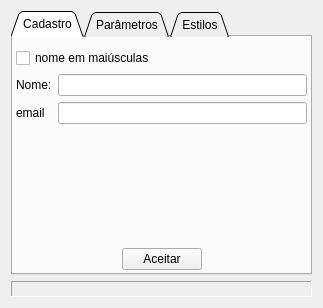
<?xml version="1.0" encoding="UTF-8"?>
<ui version="4.0">
 <class>MainWidget</class>
 <widget class="QWidget" name="MainWidget">
  <property name="geometry">
   <rect>
    <x>0</x>
    <y>0</y>
    <width>319</width>
    <height>308</height>
   </rect>
  </property>
  <property name="windowTitle">
   <string>Janela Principal</string>
  </property>
  <layout class="QVBoxLayout" name="verticalLayout">
   <item>
    <widget class="QTabWidget" name="tabWidget">
     <property name="tabShape">
      <enum>QTabWidget::Triangular</enum>
     </property>
     <property name="currentIndex">
      <number>0</number>
     </property>
     <property name="documentMode">
      <bool>false</bool>
     </property>
     <property name="tabsClosable">
      <bool>false</bool>
     </property>
     <property name="movable">
      <bool>true</bool>
     </property>
     <widget class="QWidget" name="tabCadastro">
      <attribute name="title">
       <string>Cadastro</string>
      </attribute>
      <attribute name="toolTip">
       <string>Preencher dados cadastrais</string>
      </attribute>
      <layout class="QVBoxLayout" name="verticalLayout_4">
       <property name="leftMargin">
        <number>3</number>
       </property>
       <property name="rightMargin">
        <number>3</number>
       </property>
       <property name="bottomMargin">
        <number>3</number>
       </property>
       <item>
        <widget class="QCheckBox" name="ckbUpperName">
         <property name="text">
          <string>nome em maiúsculas</string>
         </property>
        </widget>
       </item>
       <item>
        <layout class="QHBoxLayout" name="horizontalLayout">
         <item>
          <layout class="QVBoxLayout" name="verticalLayout_2">
           <item>
            <widget class="QLabel" name="label">
             <property name="text">
              <string>Nome:</string>
             </property>
            </widget>
           </item>
           <item>
            <widget class="QLabel" name="label_2">
             <property name="text">
              <string>email</string>
             </property>
            </widget>
           </item>
          </layout>
         </item>
         <item>
          <layout class="QVBoxLayout" name="verticalLayout_3">
           <item>
            <widget class="QLineEdit" name="edName">
             <property name="minimumSize">
              <size>
               <width>211</width>
               <height>0</height>
              </size>
             </property>
            </widget>
           </item>
           <item>
            <widget class="QLineEdit" name="edMail">
             <property name="minimumSize">
              <size>
               <width>211</width>
               <height>0</height>
              </size>
             </property>
            </widget>
           </item>
          </layout>
         </item>
        </layout>
       </item>
       <item>
        <spacer name="verticalSpacer">
         <property name="orientation">
          <enum>Qt::Vertical</enum>
         </property>
         <property name="sizeHint" stdset="0">
          <size>
           <width>20</width>
           <height>122</height>
          </size>
         </property>
        </spacer>
       </item>
       <item>
        <layout class="QHBoxLayout" name="horizontalLayout_2">
         <item>
          <spacer name="horizontalSpacer">
           <property name="orientation">
            <enum>Qt::Horizontal</enum>
           </property>
           <property name="sizeHint" stdset="0">
            <size>
             <width>85</width>
             <height>20</height>
            </size>
           </property>
          </spacer>
         </item>
         <item>
          <widget class="QPushButton" name="okButton">
           <property name="text">
            <string>Aceitar</string>
           </property>
          </widget>
         </item>
         <item>
          <spacer name="horizontalSpacer_2">
           <property name="orientation">
            <enum>Qt::Horizontal</enum>
           </property>
           <property name="sizeHint" stdset="0">
            <size>
             <width>85</width>
             <height>20</height>
            </size>
           </property>
          </spacer>
         </item>
        </layout>
       </item>
      </layout>
     </widget>
     <widget class="QWidget" name="tabParam">
      <attribute name="title">
       <string>Parâmetros</string>
      </attribute>
      <attribute name="toolTip">
       <string>Regras para cadastro</string>
      </attribute>
      <layout class="QVBoxLayout" name="verticalLayout_5">
       <item>
        <widget class="QLabel" name="label_3">
         <property name="text">
          <string>&lt;!DOCTYPE HTML PUBLIC &quot;-//W3C//DTD HTML 4.0//EN&quot; &quot;http://www.w3.org/TR/REC-html40/strict.dtd&quot;&gt;
&lt;html&gt;&lt;head&gt;&lt;meta name=&quot;qrichtext&quot; content=&quot;1&quot; /&gt;&lt;style type=&quot;text/css&quot;&gt;
p, li { white-space: pre-wrap; }
&lt;/style&gt;&lt;/head&gt;&lt;body style=&quot; font-family:'MS Shell Dlg 2'; font-size:8.25pt; font-weight:400; font-style:normal;&quot;&gt;
&lt;p style=&quot; margin-top:0px; margin-bottom:0px; margin-left:0px; margin-right:0px; -qt-block-indent:0; text-indent:0px;&quot;&gt;&lt;span style=&quot; font-size:8pt;&quot;&gt;Parâmetros para preenchimento dos dados do Cadastro&lt;/span&gt;&lt;/p&gt;&lt;/body&gt;&lt;/html&gt;</string>
         </property>
        </widget>
       </item>
       <item>
        <widget class="Line" name="line">
         <property name="orientation">
          <enum>Qt::Horizontal</enum>
         </property>
        </widget>
       </item>
       <item>
        <spacer name="verticalSpacer_2">
         <property name="orientation">
          <enum>Qt::Vertical</enum>
         </property>
         <property name="sizeType">
          <enum>QSizePolicy::Preferred</enum>
         </property>
         <property name="sizeHint" stdset="0">
          <size>
           <width>20</width>
           <height>18</height>
          </size>
         </property>
        </spacer>
       </item>
       <item>
        <layout class="QHBoxLayout" name="horizontalLayout_3">
         <item>
          <widget class="QLabel" name="label_4">
           <property name="sizePolicy">
            <sizepolicy hsizetype="Minimum" vsizetype="Preferred">
             <horstretch>0</horstretch>
             <verstretch>0</verstretch>
            </sizepolicy>
           </property>
           <property name="text">
            <string>&lt;!DOCTYPE HTML PUBLIC &quot;-//W3C//DTD HTML 4.0//EN&quot; &quot;http://www.w3.org/TR/REC-html40/strict.dtd&quot;&gt;
&lt;html&gt;&lt;head&gt;&lt;meta name=&quot;qrichtext&quot; content=&quot;1&quot; /&gt;&lt;style type=&quot;text/css&quot;&gt;
p, li { white-space: pre-wrap; }
&lt;/style&gt;&lt;/head&gt;&lt;body style=&quot; font-family:'MS Shell Dlg 2'; font-size:8.25pt; font-weight:400; font-style:normal;&quot;&gt;
&lt;p align=&quot;right&quot; style=&quot; margin-top:0px; margin-bottom:0px; margin-left:0px; margin-right:0px; -qt-block-indent:0; text-indent:0px;&quot;&gt;&lt;span style=&quot; font-size:8pt;&quot;&gt;Mínimo de caracteres&lt;/span&gt;&lt;/p&gt;
&lt;p align=&quot;right&quot; style=&quot; margin-top:0px; margin-bottom:0px; margin-left:0px; margin-right:0px; -qt-block-indent:0; text-indent:0px;&quot;&gt;&lt;span style=&quot; font-size:8pt;&quot;&gt;para o campo nome:&lt;/span&gt;&lt;/p&gt;&lt;/body&gt;&lt;/html&gt;</string>
           </property>
          </widget>
         </item>
         <item>
          <widget class="QLineEdit" name="edNameMinLen"/>
         </item>
         <item>
          <widget class="QSpinBox" name="spNameMinLen"/>
         </item>
         <item>
          <spacer name="horizontalSpacer_3">
           <property name="orientation">
            <enum>Qt::Horizontal</enum>
           </property>
           <property name="sizeHint" stdset="0">
            <size>
             <width>40</width>
             <height>20</height>
            </size>
           </property>
          </spacer>
         </item>
        </layout>
       </item>
       <item>
        <spacer name="verticalSpacer_3">
         <property name="orientation">
          <enum>Qt::Vertical</enum>
         </property>
         <property name="sizeType">
          <enum>QSizePolicy::Minimum</enum>
         </property>
         <property name="sizeHint" stdset="0">
          <size>
           <width>20</width>
           <height>5</height>
          </size>
         </property>
        </spacer>
       </item>
       <item>
        <widget class="QCheckBox" name="ckbMailArroba">
         <property name="text">
          <string>Obrigatório uso do arroba no e-mail</string>
         </property>
        </widget>
       </item>
       <item>
        <spacer name="verticalSpacer_4">
         <property name="orientation">
          <enum>Qt::Vertical</enum>
         </property>
         <property name="sizeHint" stdset="0">
          <size>
           <width>20</width>
           <height>98</height>
          </size>
         </property>
        </spacer>
       </item>
      </layout>
     </widget>
     <widget class="QWidget" name="tabStyles">
      <attribute name="title">
       <string>Estilos</string>
      </attribute>
      <attribute name="toolTip">
       <string>Estilo de janela da aplicação</string>
      </attribute>
      <layout class="QGridLayout" name="gridLayout">
       <item row="0" column="0">
        <widget class="QLabel" name="label_5">
         <property name="text">
          <string>Estilos</string>
         </property>
        </widget>
       </item>
       <item row="0" column="1">
        <widget class="QComboBox" name="cbStyles"/>
       </item>
       <item row="0" column="2">
        <spacer name="horizontalSpacer_4">
         <property name="orientation">
          <enum>Qt::Horizontal</enum>
         </property>
         <property name="sizeHint" stdset="0">
          <size>
           <width>160</width>
           <height>20</height>
          </size>
         </property>
        </spacer>
       </item>
       <item row="1" column="0">
        <spacer name="verticalSpacer_5">
         <property name="orientation">
          <enum>Qt::Vertical</enum>
         </property>
         <property name="sizeHint" stdset="0">
          <size>
           <width>20</width>
           <height>175</height>
          </size>
         </property>
        </spacer>
       </item>
      </layout>
     </widget>
    </widget>
   </item>
   <item>
    <widget class="QLabel" name="statusLabel">
     <property name="frameShape">
      <enum>QFrame::Panel</enum>
     </property>
     <property name="frameShadow">
      <enum>QFrame::Sunken</enum>
     </property>
     <property name="text">
      <string/>
     </property>
    </widget>
   </item>
  </layout>
 </widget>
 <layoutdefault spacing="6" margin="11"/>
 <resources/>
 <connections>
  <connection>
   <sender>spNameMinLen</sender>
   <signal>valueChanged(QString)</signal>
   <receiver>edNameMinLen</receiver>
   <slot>setText(QString)</slot>
   <hints>
    <hint type="sourcelabel">
     <x>244</x>
     <y>96</y>
    </hint>
    <hint type="destinationlabel">
     <x>165</x>
     <y>98</y>
    </hint>
   </hints>
  </connection>
 </connections>
</ui>
